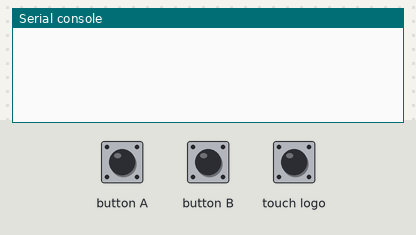
A program run on a simulated BBC micro:bit running MicroPython. On the bench: the last lines printed to the serial console. Inputs (shaded band) come from the test bench. No radio messages arrive unless stated (any console line starting 'radio sent:' is added by the test bench).

Above: at 1.2 s.
1.3 s: button A pressed for 0.15 s
At 2.7 s:
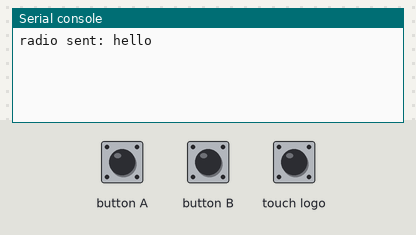
3.0 s: button B pressed for 0.15 s
At 4.3 s:
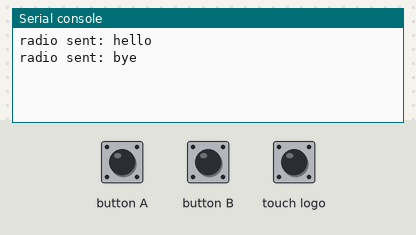
4.7 s: touch logo pressed for 0.15 s
At 5.6 s:
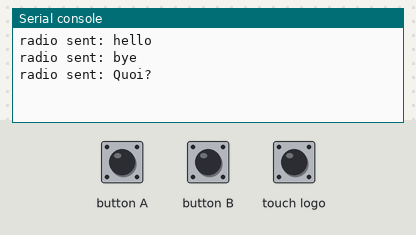

Measured:
- after the input at 1.3 s, the serial console: prints a new line after 0.20 s (image 1)
- after the input at 3.0 s, the serial console: prints a new line after 0.20 s (image 2)
- after the input at 4.7 s, the serial console: prints a new line after 0.20 s (image 3)

The program:

2.Emetteur.py
```python
from microbit import *
import radio

radio.config(group=8)
radio.on()

while True:

    if button_a.is_pressed():
        sleep(200)
        radio.send('hello')

    if button_b.is_pressed():
        sleep(200)
        radio.send('bye')

    if pin_logo.is_touched():
        sleep(200)
        radio.send('Quoi?')
```
